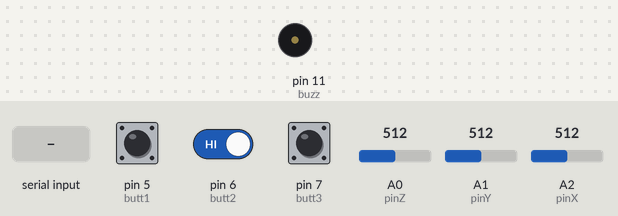
Bench run of a sketch on a simulated Arduino Uno, built with avr-gcc and run on an emulated ATmega328P. On the bench: buzzer (waves = sounding, pin HIGH). The test bench sets the inputs (shaded band); at power-on: pin 5 (butt1) HIGH, pin 6 (butt2) HIGH, pin 7 (butt3) HIGH, A0 (pinZ) = 512, A1 (pinY) = 512, A2 (pinX) = 512. What the sketch prints to the serial monitor is not drawn.

Above: at 1.2 s.
1.3 s: byte 5 (5) received over Serial
2.9 s: pin 5 (butt1) pulled LOW for 0.15 s
4.5 s: pin 5 (butt1) driven LOW and pin 6 (butt2) driven LOW and pin 7 (butt3) driven LOW
7.5 s: pin 6 (butt2) driven HIGH
10.5 s: pin 7 (butt3) pulsed HIGH 5 times (0.12 s each, 0.3 s apart)
15.0 s: pin 6 (butt2) driven LOW
Timing chart, 0 to 18.0 s (numbered marks = the images above; inputs shaded):
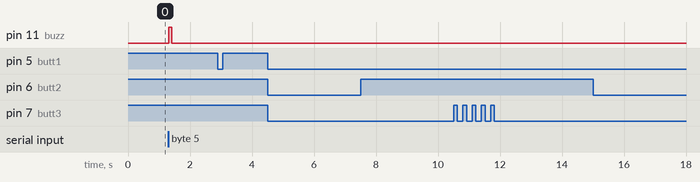

Measured:
- after the input at 1.3 s, pin 11 (buzz): LOW → HIGH at once, → LOW 0.10 s later
- after the input at 2.9 s, every drawn part: stays the same
- after the input at 4.5 s, every drawn part: stays the same
- after the input at 7.5 s, every drawn part: stays the same
- after the input at 10.5 s, every drawn part: stays the same
- after the input at 15.0 s, every drawn part: stays the same

The sketch:

S4_acce.ino
```cpp
int axeX,axeY,axeZ;

int smoothX =0;
int smoothY = 0;
int smoothZ = 0;

int deltaX = 67;
int deltaY = 66;
int treshold = 360; //Valeur seuil quand on secoue l'arduino de haut en bas

int gauche = 320; //Valeur qui, une fois dépassé, indique que le gant est incliné vers la gauche
int droite = 360;

int avant = 355;
int arriere = 330;

const int pinX = A2;
const int pinY = A1;
const int pinZ = A0;

const int butt1 = 5;
const int butt2 = 6;
const int butt3 = 7;

const int buzz = 11;

void setup() {
  Serial.begin(9600);
  pinMode(pinX,INPUT);
  pinMode(pinY,INPUT);
  pinMode(pinZ,INPUT);
  pinMode(butt1,INPUT_PULLUP);
  pinMode(butt2,INPUT_PULLUP);
  pinMode(butt3,INPUT_PULLUP);
  pinMode(buzz,OUTPUT);
}

void loop() {
  //On lit toutes les valeurs analogiques de notre accéléromètre
  axeX = analogRead(pinX);
  axeY = analogRead(pinY);
  axeZ = analogRead(pinZ);

  //Lissage des valeurs, pour éliminer le bruit blanc
  smoothX = smoothX + ((axeX-smoothX)/3);
  smoothY = smoothY + ((axeY-smoothY)/3);
  smoothZ = smoothZ + ((axeZ-smoothZ)/3);

 /* ------------------------------------------------------------
 *  POSITION NEUTRE
 *  ------------------------------------------------------------
 */
  if (smoothX > gauche && smoothX < droite && smoothY < avant && smoothY > arriere){
//    Serial.println("NEUTRE");
  }

 /* ------------------------------------------------------------
 *  POSITION GAUCHE
 *  ------------------------------------------------------------
 */
  if (smoothX < gauche){
    if ( smoothY > avant) {
//      Serial.println("GAUCHE AVANT");
    } else if (smoothY < arriere) {
//      Serial.println("GAUCHE ARRIERE");
    } else {
//      Serial.println("GAUCHE");
    }
  }

 /* ------------------------------------------------------------
 *  POSITION DROITE
 *  ------------------------------------------------------------
 */
  else if (smoothX > droite){
    if ( smoothY > avant) {
//      Serial.println("DROITE AVANT");
    } else if (smoothY < arriere) {
//      Serial.println("DROITE ARRIERE");
    } else {
//      Serial.println("DROITE");
    }
  }

 /* ------------------------------------------------------------
 *  POSITION AVANT
 *  ------------------------------------------------------------
 */
  else if (smoothY > avant){
//      Serial.println("AVANT");
  }

 /* ------------------------------------------------------------
 *  POSITION ARRIERE
 *  ------------------------------------------------------------
 */
  else if (smoothY < arriere){
//      Serial.println("ARRIERE");
  }

  //Envoi des valeurs sur le port série, séparées par des virgules qui seront prises en compte par processing
//  Serial.print(smoothX);
//  Serial.print(",");
//  Serial.print(smoothY);
//  Serial.print(",");
//  Serial.print(smoothZ);
//  Serial.print(",");
  //On envoie en fin de message un 0 ou 1 selon si le boutton est pressé. 0 par défaut
  if (digitalRead(butt1) == 0) {
//    Serial.println(0);
  Serial.println("1 est appuyé");
  } else {
      Serial.println(1);
  }
   if (digitalRead(butt2) == 0) {
      Serial.println("2 est appuyé");
  }
   if (digitalRead(butt3) == 0) {
      Serial.println("3 est appuyé");
  }

  //Si on reçoit un message sur le port série
  if (Serial.available()>0) {
    if(Serial.read()==5) {
      digitalWrite(buzz,HIGH);    //Si nombre vaut 5, allumer puis éteindre le buzzer
    delay(100);
    digitalWrite(buzz,LOW);
    }

  }
  //Petit delay pour ne pas faire surchauffer notre petite Arduino
  delay(50);

}
```
